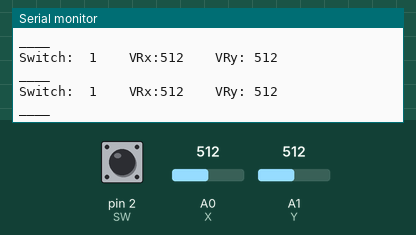
The sketch below on a simulated Arduino Uno, built with avr-gcc and run on an emulated ATmega328P. On the bench: the last lines printed to the serial monitor. The inputs (shaded band) are chosen by the test bench; at power-on: A0 (X) = 512, A1 (Y) = 512, pin 2 (SW) HIGH.

Above: at 1.3 s.
1.4 s: A0 (X) set to 716
At 1.82 s:
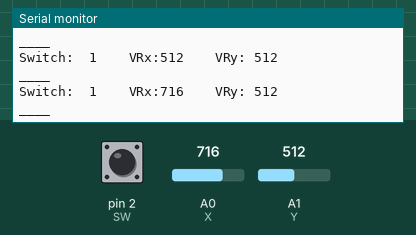
2.9 s: A1 (Y) set to 716
At 3.33 s:
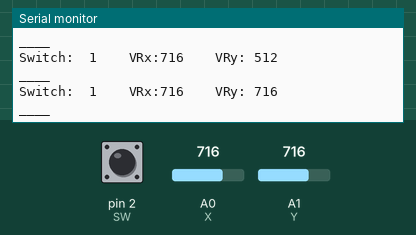
4.4 s: pin 2 (SW) pulled LOW for 0.6 s
6.5 s: A0 (X) set to 900
At 6.83 s:
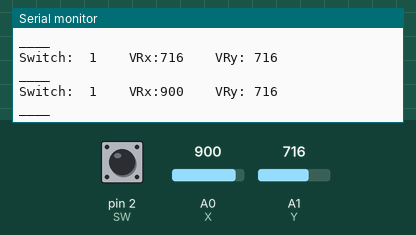
8.0 s: pin 2 (SW) pulled LOW for 1 s
10.5 s: A1 (Y) set to 900
At 10.84 s:
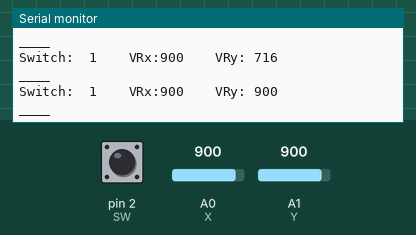
Timing chart, 0 to 13.0 s (numbered marks = the images above; inputs shaded):
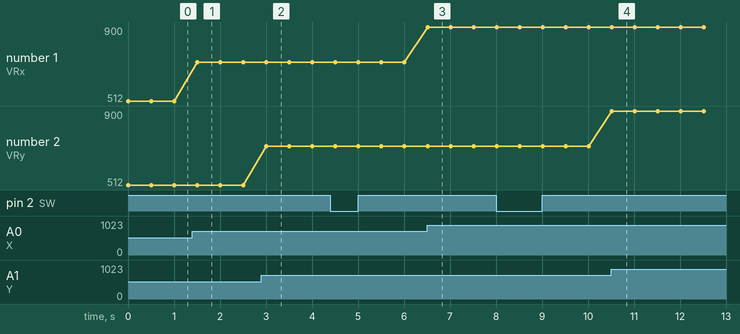

The sketch:

file33.ino
```cpp
const int SW = 2;
const int X = 0;
const int Y = 1;
void setup() {
  pinMode(SW, INPUT_PULLUP);
  Serial.begin(9600);
}

void loop() {
  Serial.print("Switch:  ");
  Serial.print(digitalRead(SW));
  Serial.print("\t\t");
  Serial.print("VRx:");
  Serial.print(analogRead(X));
  Serial.print("\t\t");
  Serial.print("VRy: ");
  Serial.println(analogRead(Y));
  Serial.println("____");
  delay(500);
}
```

Measured:
- after the input at 1.4 s, the serial monitor: prints a new line after 0.10 s (image 1)
- after the input at 2.9 s, the serial monitor: prints a new line after 0.11 s (image 2)
- after the input at 6.5 s, the serial monitor: prints a new line at once (image 3)
- after the input at 10.5 s, the serial monitor: prints a new line at once (image 4)
- plotted number 1: 512 → 716 after the input at 1.4 s, 716 → 900 after the input at 6.5 s
